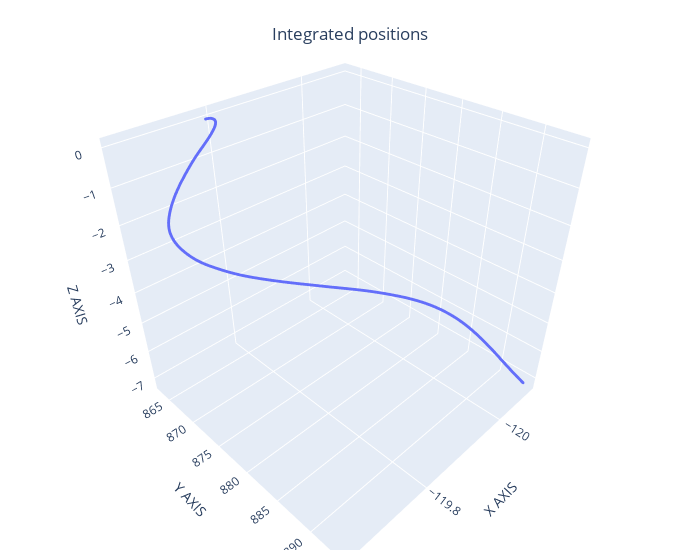

The notebook cell saved with this chart:
### Code cell
interactive_3d_plot_positions(df)

### Figure 1 — Plotly figure (JSON) as saved in the notebook; plotly's stock layout.template omitted (floating-point values rounded to 4 significant figures; data arrays with more than 128 entries replaced by an {"elided": "..."} marker saying what was removed)
{"data": [{"marker": {"size": 1}, "mode": "markers", "type": "scatter3d", "x": {"elided": "1328 float values"}, "y": {"elided": "1328 float values"}, "z": {"elided": "1328 float values"}}], "layout": {"margin": {"b": 10, "l": 10, "r": 20, "t": 10}, "scene": {"xaxis": {"title": {"text": "X AXIS"}}, "yaxis": {"title": {"text": "Y AXIS"}}, "zaxis": {"title": {"text": "Z AXIS"}}}, "title": {"text": "Integrated positions", "x": 0.5, "xanchor": "center", "y": 0.95, "yanchor": "top"}, "width": 700}}
